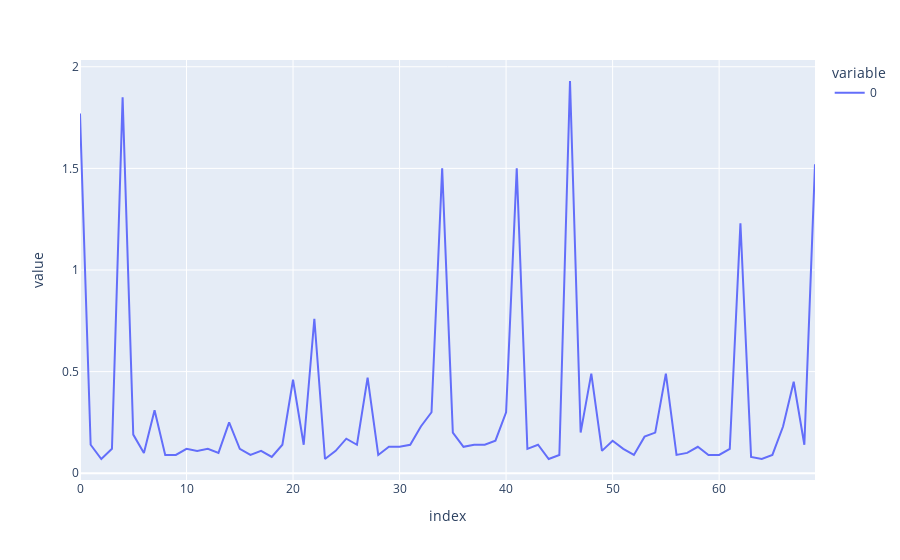

Notebook cell for this chart:
### Markdown cell above
### IV.B.VII Visualization

### Code cell
plt.plot(hasilkedalaman10_dot,kind='line')

### Figure 1 — Plotly figure (JSON) as saved in the notebook; plotly's stock layout.template omitted (floating-point values rounded to 4 significant figures)
{"data": [{"hovertemplate": "variable=0<br>index=%{x}<br>value=%{y}<extra></extra>", "legendgroup": "0", "line": {"color": "#636efa", "dash": "solid"}, "marker": {"symbol": "circle"}, "mode": "lines", "name": "0", "orientation": "v", "showlegend": true, "type": "scatter", "x": [0, 1, 2, 3, 4, 5, 6, 7, 8, 9, 10, 11, 12, 13, 14, 15, 16, 17, 18, 19, 20, 21, 22, 23, 24, 25, 26, 27, 28, 29, 30, 31, 32, 33, 34, 35, 36, 37, 38, 39, 40, 41, 42, 43, 44, 45, 46, 47, 48, 49, 50, 51, 52, 53, 54, 55, 56, 57, 58, 59, 60, 61, 62, 63, 64, 65, 66, 67, 68, 69], "xaxis": "x", "y": [1.77, 0.14, 0.07, 0.12, 1.85, 0.19, 0.1, 0.31, 0.09, 0.09, 0.12, 0.11, 0.12, 0.1, 0.25, 0.12, 0.09, 0.11, 0.08, 0.14, 0.46, 0.14, 0.76, 0.07, 0.11, 0.17, 0.14, 0.47, 0.09, 0.13, 0.13, 0.14, 0.23, 0.3, 1.5, 0.2, 0.13, 0.14, 0.14, 0.16, 0.3, 1.5, 0.12, 0.14, 0.07, 0.09, 1.93, 0.2, 0.49, 0.11, 0.16, 0.12, 0.09, 0.18, 0.2, 0.49, 0.09, 0.1, 0.13, 0.09, 0.09, 0.12, 1.23, 0.08, 0.07, 0.09, 0.23, 0.45, 0.14, 1.52], "yaxis": "y"}], "layout": {"legend": {"title": {"text": "variable"}, "tracegroupgap": 0}, "margin": {"t": 60}, "xaxis": {"anchor": "y", "domain": [0, 1], "title": {"text": "index"}}, "yaxis": {"anchor": "x", "domain": [0, 1], "title": {"text": "value"}}}}
